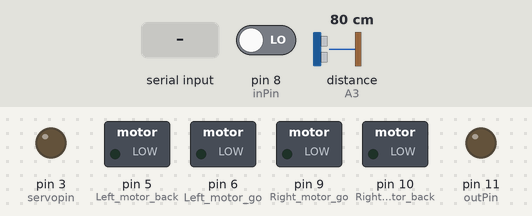
Recording of a sketch running on a simulated Arduino Uno, built with avr-gcc and run on an emulated ATmega328P. Parts: switched loads named in the sketch (green lamp = pin HIGH), output pins drawn as LEDs (lit = HIGH). Inputs (shaded band) come from the test bench; at power-on: pin 8 (inPin) LOW, distance to the obstacle (sensor on A3) 80 cm. The echo pulse lasts 58.3 µs per cm; pins used as bus, display or sensor lines are not drawn; what the sketch prints to the serial monitor is not drawn.

Above: at 1.2 s.
1.3 s: pin 8 (inPin) driven HIGH
At 2.1 s:
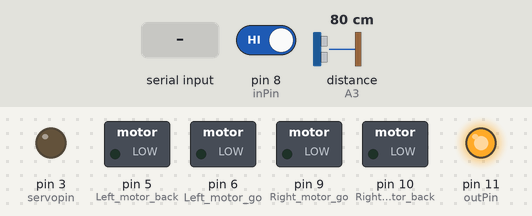
Timing chart, 0 to 2.4 s (numbered marks = the images above; inputs shaded):
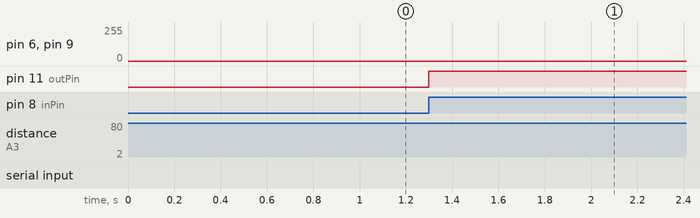

The sketch:

Inter_Motor.ino
```cpp
#include <MsTimer2.h>//引入定时器中断头文件
#define run_car  0x02//按键前
#define back_car  0x08//按键后
#define left_car  0x04//按键左
#define right_car  0x06//按键右
#define stop_car  0x05//按键停
#define left_turn  0x07//按键左旋转
#define right_turn  0x09//按键右旋转
#define on_ultrasonic 0x01//On the automatic ultrasonic --Auto Drive Mode
#define off_ultrasonic 0x03// Manual Mode
#define RUN 0
#define LEFT 1
#define RIGHT 2
#define TURNBACK 3
#define AUTOMODE 1
#define MANUALMODE -1

static char * On_ultra="ok"; //蓝牙自动模式指令
static char * Off_ultra="no";//蓝牙手动模式指令
bool isStart=false;//启动
bool UltrasonicOpen=false; // not use
int Left_motor_back = 5;   //左电机后退(IN1) redline
int Left_motor_go = 6;   //左电机前进(IN2)  orangeline

int Right_motor_go = 9;  // 右电机前进(IN3)  yellowline
int Right_motor_back = 10;  // 右电机后退(IN4)greenline

int inPin = 8; // key Detected
int outPin = 11; // ledControl
int val;// Read Key Status

int myangle;//定义角度变量  0-180
int pulsewidth;//定义脉宽变量 0.5-2.5ms
int servopin = 3;

int echoPin = A3; // Echo(P2.0) purpleline
int trigPin = A4; //  Trig 触发脚(P2.1) yellowline
float Distance = 0;  //cm
float left_Distance; //left
float right_Distance;//right

float DetectPrecison=30.0; //识别距离
int Action; //自动模式下的动作
int Mode;//运行模式
void setup() {
  // put your setup code here, to run once:
  //初始化电机驱动IO为输出方式
  pinMode(Left_motor_go, OUTPUT); // PIN 6 (PWM)
  pinMode(Left_motor_back, OUTPUT); // PIN 5 (PWM)
  pinMode(Right_motor_go, OUTPUT); // PIN 9 (PWM)
  pinMode(Right_motor_back, OUTPUT); // PIN 10 (PWM)
  pinMode(outPin, OUTPUT); //PIN 11
  pinMode(inPin, INPUT); //PIN 8
  pinMode(servopin, OUTPUT); //PIN 3
  pinMode(echoPin, INPUT);    // 定义超声波输入脚
  pinMode(trigPin, OUTPUT);   // 定义超声波输出脚
  Serial.begin(9600);//设置波特率为9600
  Serial.println("servo=o_seral_simple ready" );
}
void servopulse(int servopin, int myangle) /*定义一个脉冲函数，用来模拟方式产生PWM值*/
{
  pulsewidth = (myangle * 11) + 500; //将角度转化为500-2480 的脉宽值
  digitalWrite(servopin, HIGH); //将舵机接口电平置高
  delayMicroseconds(pulsewidth);//延时脉宽值的微秒数
  digitalWrite(servopin, LOW); //将舵机接口电平置低
  delay(20 - pulsewidth / 1000); //延时周期内剩余时间
}
float Distance_test()   // 量出前方距离
{
  digitalWrite(trigPin, LOW);   // 给触发脚低电平2μs
  delayMicroseconds(2);
  digitalWrite(trigPin, HIGH);  // 给触发脚高电平10μs，这里至少是10μs
  delayMicroseconds(10);
  digitalWrite(trigPin, LOW);    // 持续给触发脚低电
  float Fdistance = pulseIn(echoPin, HIGH);  // 读取高电平时间(单位：微秒)
  Fdistance = Fdistance / 58;    //为什么除以58等于厘米，  Y米=（X秒*344）/2
  // X秒=（ 2*Y米）/344 ==》X秒=0.0058*Y米 ==》厘米=微秒/58
  Serial.print("Distance:");      //输出距离（单位：厘米）
  Serial.println(Fdistance);         //显示距离
  return Fdistance;
}
void run()
{
  digitalWrite(Right_motor_go, HIGH); // 右电机前进
  digitalWrite(Right_motor_back, LOW);
  analogWrite(Right_motor_go, 150); //PWM比例0~255调速，左右轮差异略增减
  analogWrite(Right_motor_back, 0);
  digitalWrite(Left_motor_go, HIGH); // 左电机前进
  digitalWrite(Left_motor_back, LOW);
  analogWrite(Left_motor_go, 150); //PWM比例0~255调速，左右轮差异略增减
  analogWrite(Left_motor_back, 0);
  //delay(time * 100);   //执行时间，可以调整
}
void brake()         //刹车，停车
{
  digitalWrite(Right_motor_go, LOW);
  digitalWrite(Right_motor_back, LOW);
  digitalWrite(Left_motor_go, LOW);
  digitalWrite(Left_motor_back, LOW);
  //delay(time * 100);//执行时间，可以调整
}

void left()         //左转(左轮不动，右轮前进)
{
  digitalWrite(Right_motor_go, HIGH);	// 右电机前进
  digitalWrite(Right_motor_back, LOW);
  analogWrite(Right_motor_go, 200);
  analogWrite(Right_motor_back, 0); //PWM比例0~255调速
  digitalWrite(Left_motor_go, LOW);  //左轮不动
  digitalWrite(Left_motor_back, LOW);
  analogWrite(Left_motor_go, 0);
  analogWrite(Left_motor_back, 0); //PWM比例0~255调速
 // delay(time * 100);	//执行时间，可以调整
}

void spin_left()         //左转(左轮后退，右轮前进)
{
  digitalWrite(Right_motor_go, HIGH);	// 右电机前进
  digitalWrite(Right_motor_back, LOW);
  analogWrite(Right_motor_go, 200);
  analogWrite(Right_motor_back, 0); //PWM比例0~255调速
  digitalWrite(Left_motor_go, LOW);  //左轮后退
  digitalWrite(Left_motor_back, HIGH);
  analogWrite(Left_motor_go, 0);
  analogWrite(Left_motor_back, 200); //PWM比例0~255调速
  //delay(time * 100);	//执行时间，可以调整
}

void right()        //右转(右轮不动，左轮前进)
{
  digitalWrite(Right_motor_go, LOW);  //右电机不动
  digitalWrite(Right_motor_back, LOW);
  analogWrite(Right_motor_go, 0);
  analogWrite(Right_motor_back, 0); //PWM比例0~255调速
  digitalWrite(Left_motor_go, HIGH); //左电机前进
  digitalWrite(Left_motor_back, LOW);
  analogWrite(Left_motor_go, 200);
  analogWrite(Left_motor_back, 0); //PWM比例0~255调速
  //delay(time * 100);	//执行时间，可以调整
}

void spin_right()        //右转(右轮后退，左轮前进)
{
  digitalWrite(Right_motor_go, LOW);  //右电机后退
  digitalWrite(Right_motor_back, HIGH);
  analogWrite(Right_motor_go, 0);
  analogWrite(Right_motor_back, 200); //PWM比例0~255调速
  digitalWrite(Left_motor_go, HIGH); //左电机前进
  digitalWrite(Left_motor_back, LOW);
  analogWrite(Left_motor_go, 200);
  analogWrite(Left_motor_back, 0); //PWM比例0~255调速
  //delay(time * 100);	//执行时间，可以调整
}

void back()          //后退
{
  digitalWrite(Right_motor_go, LOW); //右轮后退
  digitalWrite(Right_motor_back, HIGH);
  analogWrite(Right_motor_go, 0);
  analogWrite(Right_motor_back, 150); //PWM比例0~255调速
  digitalWrite(Left_motor_go, LOW); //左轮后退
  digitalWrite(Left_motor_back, HIGH);
  analogWrite(Left_motor_go, 0);
  analogWrite(Left_motor_back, 150); //PWM比例0~255调速
  //delay(time * 100);     //执行时间，可以调整
}
//下面是对动作函数的重载
void back(int time)
{
  back();
  delay(time*100);
}
void left(int time)
{
  left();
  delay(time*100);
}
void right(int time)
{
  right();
  delay(time*100);
}
void spin_left(int time)
{
  spin_left();
  delay(time*100);
}
void spin_right(int time)
{
  spin_right();
  delay(time*100);
}
void brake(int time)
{
  brake();
  delay(time*100);
}
//转向探测
void turn_right()
{
  val = 0 ; //There is a deviation so i add 20 degree on it ;
  Serial.print(val - 20, DEC);
  for (int i = 0; i <= 50; i++) //产生PWM个数，等效延时以保证能转到响应角度
  {
    servopulse(servopin, val); //模拟产生PWM
  }
  right_Distance=Distance_test();
}
void turn_left()
{
  val = 180; //There is a deviation so i add 10 degree on it ;
  Serial.print(val - 10, DEC);
  for (int i = 0; i <= 50; i++) //产生PWM个数，等效延时以保证能转到响应角度
  {
    servopulse(servopin, val); //模拟产生PWM
  }
  left_Distance=Distance_test();
}
//转向前方同时探测距离
void turn_forward()
{
   val = 90 ; //There is a deviation so i add 10 degree on it ;
  //Serial.print(val - 10, DEC);
  for (int i = 0; i <= 50; i++) //产生PWM个数，等效延时以保证能转到响应角度
  {
    servopulse(servopin, val); //模拟产生PWM
  }
  Distance=Distance_test();
}
//超声波---此函数未使用
void ultrasonic()
{
  turn_forward();//face the front
    if (Distance<DetectPrecison)
     {
       back(2);//后退减速0.2s
       brake(2);//停下来做测距0.2s
       turn_left();
       turn_right();
      if((left_Distance < DetectPrecison ) &&( right_Distance < DetectPrecison ))//当左右两侧均有障碍物靠得比较近
        spin_left(0.7);//旋转掉头
      else if(left_Distance>right_Distance)//左边空旷
      {
        left(3);
        brake(1);
      }
      else // 右边空旷
      {
        right(3);
        brake(1);
      }
     }
     else  //直行
       {
         run();
       }
}
//中断服务程序
void InterServe()
{
  //step1:
    turn_forward();
    if (Distance<DetectPrecison)
     {
       back(2);//后退减速0.2s
       brake(2);//停下来0.2s
       turn_left();//左转探测
       turn_right();//右转
        if((left_Distance < DetectPrecison ) &&( right_Distance < DetectPrecison ))//当左右两侧均有障碍物靠得比较近
        //spin_left(0.7);//旋转掉头
          Action=TURNBACK;
        else if(left_Distance>right_Distance)//左边空旷
        {
        //left(3);
        //brake(1);
          Action=LEFT;
         }
        else // 右边空旷
        {
        //right(3);
        //brake(1);
        Action=RIGHT;
        }
     }
   else  //直行
       {
         Action=RUN;
       }
  //step2:串口控制模式改变响应
       while (Serial.available())//检查蓝牙串口有无数据
       //switch (Serial.read())//读取数据
       {
         if(Serial.find(On_ultra));  //预读取"on"
         {
             Mode=AUTOMODE;
             Serial.flush();
             break;
         }
          if(Serial.find(Off_ultra)); //预读取"off"
         {
             Mode=MANUALMODE;
             Serial.flush() ;
             break;
         }
       }
}
void loop() {

  if(digitalRead(inPin)==HIGH)//等待开关按下启动
  {
    isStart=true;
    digitalWrite(outPin,HIGH);
    turn_forward();//face the front
    MsTimer2::set(1000, InterServe); // 1000ms period
    MsTimer2::start();//启动定时器中断
    Mode=AUTOMODE; //初始为自动模式
    Action=RUN;//前进
  }
  while(isStart)
  {
    if(Mode==AUTOMODE)
    {
      switch(Action)//根据中断检测后的指示执行相应操作
      {
        case RUN:
          run();
          break;
        case TURNBACK:
          spin_left(7);//旋转掉头0.7s
          brake(3);//暂停0.3s
        break;
        case LEFT:
          left();
          break;
        case RIGHT:
          right();
          break;
        default:
          run();
      }
    }
    else  //ManualMode
    {
      while (Serial.available())//检查蓝牙串口有无数据
      switch (Serial.read())//读取数据
      {
      case run_car:
        run();
        break;
      case back_car:
        back();
        break;
      case left_car:
        left();
        break;
      case right_car:
        right();
        break;
      case   stop_car:
        brake();
        break;
      case left_turn:
        spin_left();
        break;
      case right_turn:
        spin_right();
        break;
      default:
        brake();
        Serial.print("Stop");
        break;
       }
    }
  }

}
```

Measured:
- after the input at 1.3 s, pin 11 (outPin): LOW → HIGH at once
